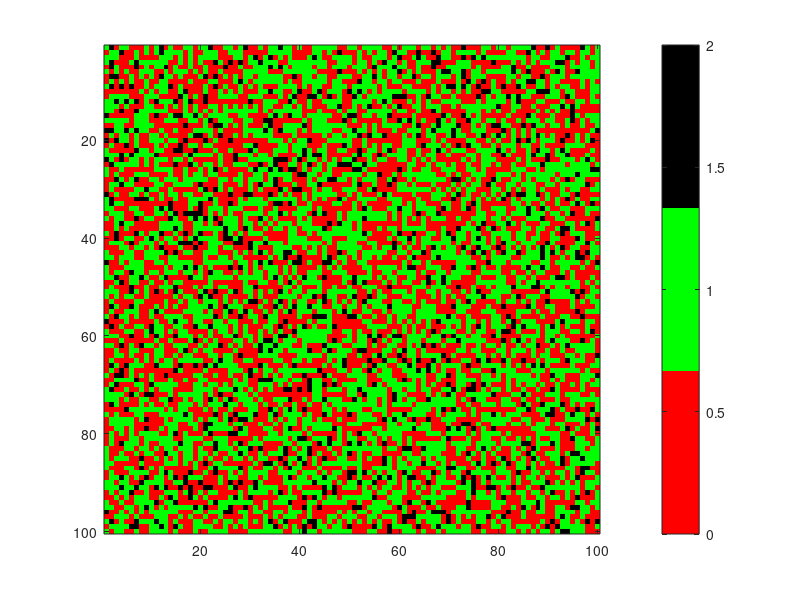

This figure's MATLAB source: (Note: this script raises an error after producing the figure.)
candidates = [0,1,2];
weights = [0.45, 0.45, 0.10];
ROWS = 100;
COLS= 100;
grid_array = zeros(ROWS, COLS);

count_0 = 0;
count_1 = 0;
count_2 = 0;
RANDOM = logical(input("Random search or not (press 1 or 0): "));


H = input("Insert value for H: ");
SAVE_PICTURE=logical(input("Save picture or not (press 1 or 0): "));
for i = 1:ROWS
row = randsample(candidates, COLS, true, weights);
count_0 = count_0 + sum(row == 0);
count_1 = count_1 + sum(row == 1);
count_2 = count_2 + sum(row == 2);
disp(row)
grid_array(i, :) = row;
end

h=imagesc(grid_array);


% set the color map to display 0s as black, 1s as red, and 2s as green
colormap([1 0 0; 0 1 0;0 0 0]);

% add a colorbar to show the mapping of values to colors
colorbar;
disp(['number of reds: ', num2str(count_0)]);
disp(['number of blue: ', num2str(count_1)]);
disp(['number of empty: ', num2str(count_2)]);

happy_array=zeros(ROWS, COLS);
for i = 1:ROWS
    for j = 1:COLS

        happy_array(i, j) = false;
    end
end


counter =1;
percentage_happiness =0.;
happy_array_over_iters=[];
results_dict = struct('Random', [], 'iterations', [], 'H', []);
count_previous_happines=0;
while true
    
    if mod(counter, 1000) == 0 % every x iterations, show the grid_array
        disp(['iteration # ', num2str(counter)]);
    end
    % for each row and column
    for i = 1:ROWS
        for j = 1:COLS
            if grid_array(i,j) ~= 2 % if the cell is happy, skip it
                count_same_race = 0; % counter for counting number of same race neighbors
                % conditions if the cell is on the edge of the grid_array
                if i==1 && j==1
                    count_same_race = count_same_race+count_near_cells(i, j, ROWS, COLS, grid_array);
                elseif i==1

                    count_same_race = count_same_race+count_near_cells_y(i, j, ROWS, COLS, grid_array);
                elseif j==1
                    count_same_race = count_same_race+count_near_cells_x(i, j, ROWS, COLS, grid_array);
                else

                    if grid_array(i,j) == grid_array(i-1,j)
                        count_same_race = count_same_race + 1;
                    end
                    if grid_array(i,j) == grid_array(i,j-1)
                        count_same_race = count_same_race + 1;
                    end
                    if grid_array(i,j) == grid_array(i-1,j-1)
                        count_same_race = count_same_race + 1;
                    end
                    if grid_array(i,j) == grid_array(mod(i,ROWS)+1,j)
                        count_same_race = count_same_race + 1;
                    end
                    if grid_array(i,j) == grid_array(i,mod(j,COLS)+1)
                        count_same_race = count_same_race + 1;
                    end
                    if grid_array(i,j) == grid_array(mod(i,ROWS)+1,mod(j,COLS)+1)
                        count_same_race = count_same_race + 1;
                    end
                    if grid_array(i,j) == grid_array(mod(i,ROWS)+1,j-1)
                        count_same_race = count_same_race + 1;
                    end
                    if grid_array(i,j) == grid_array(i-1,mod(j,COLS)+1)
                        count_same_race = count_same_race + 1;
                    end
                end
                % check if the cell is happy
                happy_array(i,j) = count_same_race >= H; % updating happy matrix
            end
        end
    end
    happy_agents = sum(happy_array & (grid_array ~= 2), 'all');
    percentage_happiness = (happy_agents/(count_0 + count_1))*100.;
    if( counter>1001)
        count_previous_happines=0;
        for iter=length(happy_array_over_iters)-1000:length(happy_array_over_iters)-1
            if(happy_array_over_iters(iter) >= percentage_happiness)
                count_previous_happines=count_previous_happines+1;
            end
        end
    end
    happy_array_over_iters(counter) = percentage_happiness;
    %fprintf("%.2f percentage of happiness: ", percentage_happiness);
    if(mod(counter, 400)==0 && percentage_happiness>60.)
        fprintf("percentage of happiness: %.2f\r\n", percentage_happiness);
    end
    if(count_previous_happines>950)
        disp("Applying early stopping");
        fprintf( "percentage of happiness: %.2f\r\n", percentage_happiness);
        if(SAVE_PICTURE)
            save_grid(results_dict, counter, RANDOM, H);
        end
        break;
    end
    if (happy_agents == (count_0 + count_1))
        if(SAVE_PICTURE)
            save_grid(results_dict, counter, RANDOM, H);
        end
        break;
    end
    
    % loop for moving the unhappy agents
    for i = 1:ROWS
        for j = 1:COLS
            % perform actions only if the cell is unhappy and not empty
            if (grid_array(i,j) ~= 2 && ~happy_array(i,j))
                % random method. Moving randomly until finding an empty cell
                if (RANDOM)
                    direction_axis_0 = randi([-1, 1]);
                    direction_axis_1 = randi([-1, 1]);
                    pos_x = i + direction_axis_0;
                    pos_y = j + direction_axis_1;
                    
                    % conditions for checking if the new position is out of range
                    [pos_x, pos_y] = check_boundaries(pos_x, pos_y, ROWS, COLS);
                    
                    % loop to check if the new position is empty
                    while (grid_array(pos_x, pos_y) ~= 2)
                        direction_axis_0 = randi([-1, 1]);
                        direction_axis_1 = randi([-1, 1]);
                        pos_x = pos_x + direction_axis_0;
                        pos_y = pos_y + direction_axis_1;
                        
                        % conditions for checking if the new position is out of range
                        [pos_x, pos_y] = check_boundaries(pos_x, pos_y, ROWS, COLS);
                    end
                else
                    pos_x = i;
                    pos_y = j;
                    radius = 1;
                    flag = false;
                    
                    while ~flag
                        for x = pos_x - radius : pos_x + radius
                            for y = pos_y - radius : pos_y + radius
                                x_mod = mod(x - 1, ROWS) + 1;
                                y_mod = mod(y - 1, COLS) + 1;
                                if (grid_array(x_mod, y_mod) == 2)
                                    flag = true;
                                    pos_x = x_mod;
                                    pos_y = y_mod;
                                    break; % exit if the empty cell is found
                                end
                            end
                            if flag
                                break;
                            end
                        end
                        radius = radius + 1; % increasing the radius
                        
                    end

                end
                
                % moving the agent and updating the old position with an empty cell
                tmp = grid_array(i,j);
                grid_array(i,j) = 2;
                grid_array(pos_x,pos_y) = tmp;
            end
        end
    end
    set(h, 'CData', grid_array);
    
    drawnow;
    counter = counter + 1;

end

figure
plot(happy_array_over_iters);
title('Happiness over iterations')
xlabel("Iterations")
ylabel("happiness")
grid on;
saveas(gcf,sprintf('Convergence/ConvergenceH%dRandom_%d.png', H, RANDOM))


function [] = save_grid(results_dict, counter, RANDOM, H)
fprintf('iterations needed to converge: %d\n', counter);
        results_dict.iterations(end+1) = counter;
        results_dict.H(end+1) = H;
        results_dict.Random(end+1) = RANDOM;
        saveas(gcf, sprintf('results/iterations_%d_H_%d_random_%d.png', counter, H, RANDOM));
end



